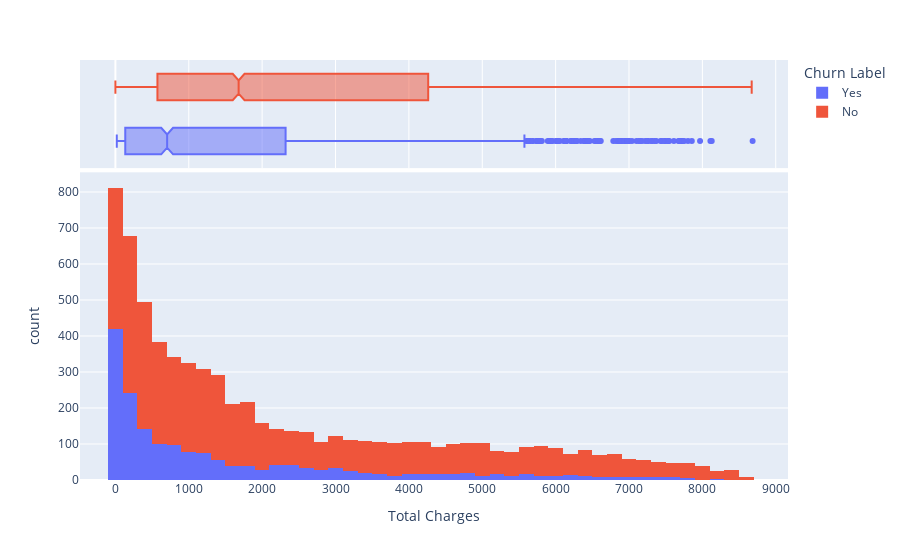

The code cell stored with this chart in its notebook:
### Markdown cell above
Charges in the dataframe
- Total Charges
- Monthly Charges

### Code cell
fig = px.histogram(df, x="Total Charges", color="Churn Label",
                  
                  marginal='box')
fig.show()

### Figure 1 — Plotly figure (JSON) as saved in the notebook; plotly's stock layout.template omitted (floating-point values rounded to 4 significant figures; data arrays with more than 128 entries replaced by an {"elided": "..."} marker saying what was removed)
{"data": [{"alignmentgroup": "True", "bingroup": "x", "hovertemplate": "Churn Label=Yes<br>Total Charges=%{x}<br>count=%{y}<extra></extra>", "legendgroup": "Yes", "marker": {"color": "#636efa", "pattern": {"shape": ""}}, "name": "Yes", "offsetgroup": "Yes", "orientation": "v", "showlegend": true, "type": "histogram", "x": {"elided": "1810 float values"}, "xaxis": "x", "yaxis": "y"}, {"alignmentgroup": "True", "hovertemplate": "Churn Label=Yes<br>Total Charges=%{x}<extra></extra>", "legendgroup": "Yes", "marker": {"color": "#636efa"}, "name": "Yes", "notched": true, "offsetgroup": "Yes", "showlegend": false, "type": "box", "x": {"elided": "1810 float values"}, "xaxis": "x2", "yaxis": "y2"}, {"alignmentgroup": "True", "bingroup": "x", "hovertemplate": "Churn Label=No<br>Total Charges=%{x}<br>count=%{y}<extra></extra>", "legendgroup": "No", "marker": {"color": "#EF553B", "pattern": {"shape": ""}}, "name": "No", "offsetgroup": "No", "orientation": "v", "showlegend": true, "type": "histogram", "x": {"elided": "5174 float values"}, "xaxis": "x", "yaxis": "y"}, {"alignmentgroup": "True", "hovertemplate": "Churn Label=No<br>Total Charges=%{x}<extra></extra>", "legendgroup": "No", "marker": {"color": "#EF553B"}, "name": "No", "notched": true, "offsetgroup": "No", "showlegend": false, "type": "box", "x": {"elided": "5174 float values"}, "xaxis": "x2", "yaxis": "y2"}], "layout": {"barmode": "relative", "legend": {"title": {"text": "Churn Label"}, "tracegroupgap": 0}, "margin": {"t": 60}, "xaxis": {"anchor": "y", "domain": [0, 1], "title": {"text": "Total Charges"}}, "xaxis2": {"anchor": "y2", "domain": [0, 1], "matches": "x", "showgrid": true, "showticklabels": false}, "yaxis": {"anchor": "x", "domain": [0, 0.7326], "title": {"text": "count"}}, "yaxis2": {"anchor": "x2", "domain": [0.7426, 1], "matches": "y2", "showgrid": false, "showline": false, "showticklabels": false, "ticks": ""}}}
